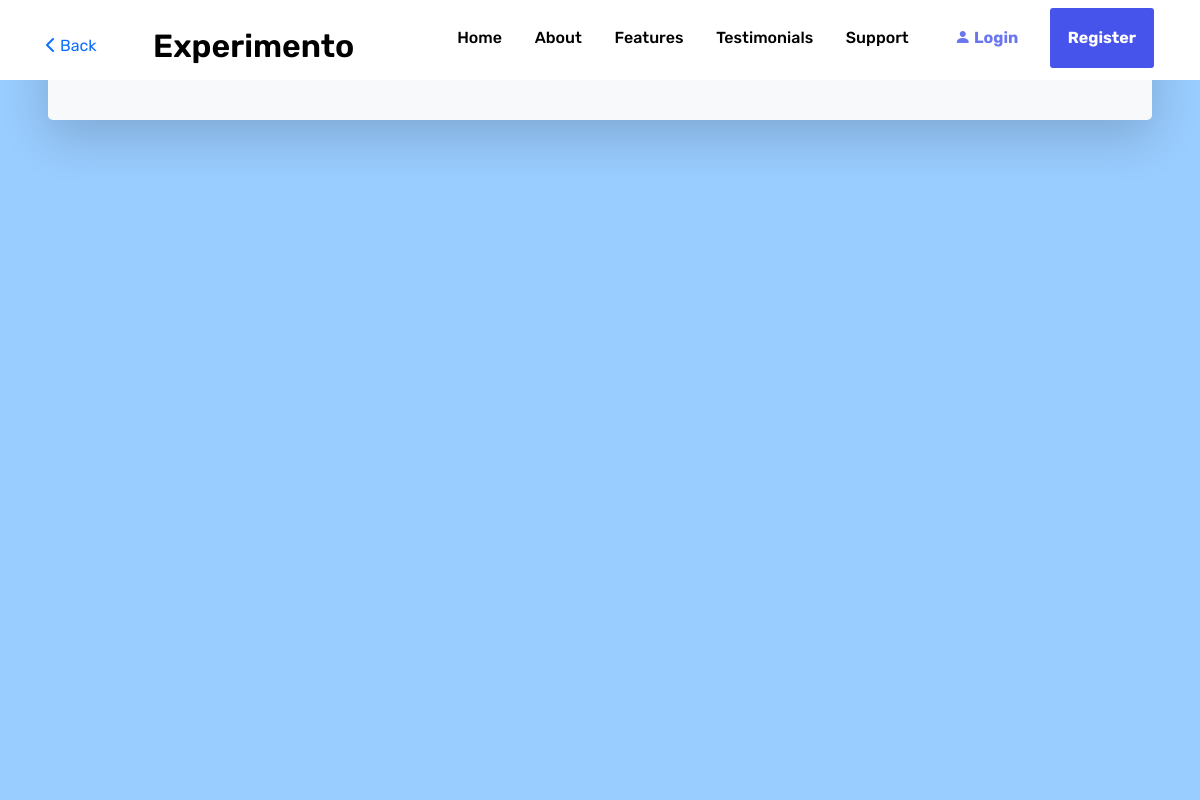
/doc.php?id=4, run on an earlier commit of the app's database.
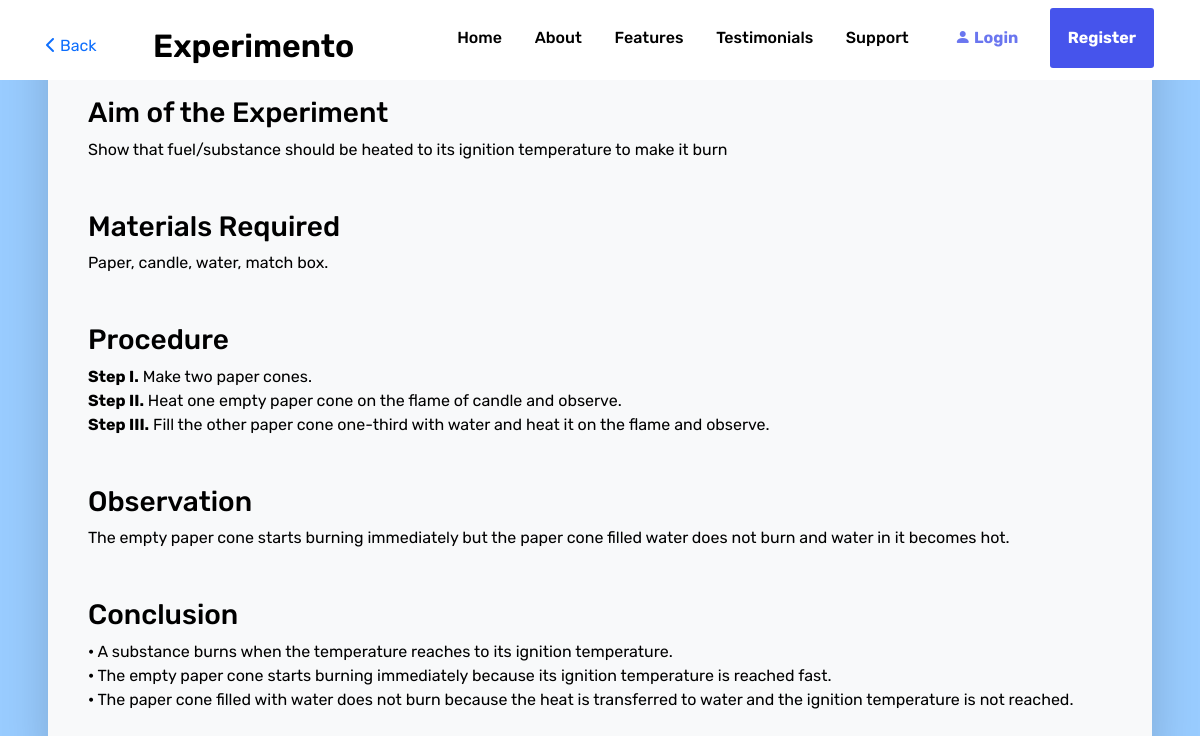
And on a later commit of the database.
### tables this page shows
CREATE TABLE IF NOT EXISTS `experiments` (
  `id` int(11) NOT NULL AUTO_INCREMENT,
  `aim` varchar(255) NOT NULL,
  `video` varchar(20) NOT NULL,
  `doc` text,
  `perform` varchar(20) NOT NULL,
  PRIMARY KEY (`id`)
);

### doc.php (the view)
<?php
  include('includes/functions.php');
  page_header();
  nav_bar(true);
  $sql = "SELECT id, doc FROM `experiments` WHERE id=".$_GET['id'];
  $result = $conn->query($sql);
  if ($result->num_rows > 0) {
    $row = $result->fetch_assoc();
  }
?>
<div class="body"></div>
<div class="pt-5 d-flex mx-md-5 mx-0 mb-0 mb-md-5 flex-column h-100 bg-light rounded-3 shadow-lg p-4">
    <section class="pt-5 px-3">
        <?=$row["doc"]?>
    </section>
</div>

### includes/functions.php (shortened to what this page needs)
<?php
function page_header() {
?>
<!DOCTYPE html>
<html>
    <head>
        <link href="https://cdn.jsdelivr.net/npm/bootstrap@5.1.3/dist/css/bootstrap.min.css" rel="stylesheet">
        <link rel='stylesheet' href='https://unpkg.com/boxicons@2.0.9/css/boxicons.min.css'>
        <link rel="stylesheet" href="https://cdn.jsdelivr.net/npm/bootstrap-icons@1.6.1/font/bootstrap-icons.css">
        <link rel="stylesheet" href="https://cdnjs.cloudflare.com/ajax/libs/font-awesome/4.7.0/css/font-awesome.min.css">
        <link rel="stylesheet" href="assets/css/style.css">
    </head>
    <body>
<?php
}
?>
<?php
function nav_bar($showBackButton=false) {
    $headerClass = "";
    $homeFile = "";
    if(strpos($_SERVER["SCRIPT_FILENAME"], 'index.php') === false) {
        $headerClass='header--active';
        $homeFile = "index.php";
    }
?>
    <header id="header" class="header <?=$headerClass?>">
        <div class="header__container container container--px">
            <nav id="nav" class="navbar flex">
                <?php if($showBackButton) { ?>
                <a href="list.php"><i class="fas fa-chevron-left me-1"></i>Back</a>
                <?php } ?>
                <a href="#" class="navbar__brand" title="Back to the homepage">Experimento</a>
                <ul id="menuList" class="navbar__menu menu" role="menu">
                    <li class="menu__item" role="none">
                        <a href="<?=$homeFile?>#hero" class="menu__link" role="menuitem">Home</a>
                    </li>
                    <li class="menu__item" role="none">
                        <a href="<?=$homeFile?>#about" class="menu__link" role="menuitem">About</a>
                    </li>
                    <li class="menu__item" role="none">
                        <a href="<?=$homeFile?>#features" class="menu__link" role="menuitem">Features</a>
                    </li>
                    <li class="menu__item" role="none">
                        <a href="<?=$homeFile?>#testimonial" class="menu__link" role="menuitem">Testimonials</a>
                    </li>
                    <li class="menu__item" role="none">
                        <a href="<?=$homeFile?>#support" class="menu__link" role="menuitem">Support</a>
                    </li>
                    <?php
                        if(!isset($_SESSION['id'])){
                            echo '
                            <li class="menu__item" role="none">
                                <a href="#" class="menu__link cta cta--primary px-3 py-3 cta--primary-outline" role="menuitem" data-bs-toggle="modal" data-bs-target="#modal-signin"><i class="bi bi-person-fill"></i> Login</a>
                            </li>
                            <li class="menu__item" role="none">
                                <a href="#" class="menu__link cta cta--primary px-3 py-3" role="menuitem" data-bs-toggle="modal" data-bs-target="#modal-signup">Register</a>
                            </li>
                            ';
                        }
                    ?>
                </ul>
            </nav>
        </div>
    </header>
<?php
}
?>

### assets/css/style.css (style rules this page uses)
html { font-size: 100%; }
:root { --clr-primary: hsl(235, 81%, 60%); --clr-white: hsl(0, 0%, 100%); --clr-black: hsl(0, 0%, 0%); --clr-red: hsl(355, 100%, 60%); --clr-gray: hsl(0deg 0% 35%); --clr-saffron: hsl(43, 93%, 64%); --clr-turquoise: hsl(161, 86%, 56%); --clr-lightBlue: hsl(234, 73%, 90%); --clr-lightRead: hsl(350, 75%, 89%); --clr-lightSaffron: hsl(52, 56%, 92%); --clr-lightTurquoise: hsl(167, 67%, 88%); --clr-lightGray: hsl(0deg 0% 44%); --clr-body: hsl(230, 43%, 97%); --clr-hero: hsl(222, 68%, 95%); --clr-overlay: hsla(0, 0%, 0%, 0.5); --clr-scrollbarThumb: hsl(234, 100%, 80%); --clr-social-icon: hsl(210, 25%, 98%); --clr-dribbble: hsl(330, 80%, 67%); --clr-facebook: hsl(220, 46%, 48%); --clr-twitter: hsl(203, 89%, 53%); --clr-youtube: hsl(0, 100%, 50%); --ff: 'Rubik', sans-serif; --fs-biggest: 4.375rem; --fs-bigger : 3rem; --fs-big : 1.5rem; --fs-bold : 1.25rem; --fs-medium : 1.125rem; --fs-normal : 1rem; --fw-black : 900; --fw-bold : 700; --fw-semiBold: 600; --fw-medium : 500; --fw-regular : 400; --header-height-m: 4rem; --header-height-d: 5rem; --scrollbar-width: 0.4375rem; --z-fixed: 100; }
*, *::before, *::after { box-sizing: border-box; padding: 0; margin: 0; scrollbar-width: var(--scrollbar-width); scrollbar-color: var(--clr-scrollbarThumb) var(--clr-white); }
body { font-family: var(--ff); font-size: var(--fs-normal); background-color: var(--clr-body); color: var(--clr-black); }
ul { list-style: none; }
a, a:hover, a:focus, a:active { text-decoration: none; }
.container { max-width: 71.25rem; margin: auto; }
.container--px { padding-left: 1rem; padding-right: 1rem; }
.flex { display: flex; }
a.cta, .cta { font-size: 1rem; font-weight: var(--fw-bold); border: 0.15rem solid transparent; transition: all 300ms ease-in-out; }
a.cta--primary, .cta--primary { display: inline-block; background-color: var(--clr-primary); color: var(--clr-white); border-radius: 0.1875rem; }
a.cta--primary-outline, .cta--primary-outine { opacity: 0.8; background-color: transparent; color: var(--clr-primary); }
.header { position: fixed; z-index: var(--z-fixed); width: 100%; height: var(--header-height-m); transition: all 300ms ease-in-out; background-color: var(--clr-white); }
@media screen and (min-width: 40em) { .header { height: var(--header-height-d); background-color: transparent; } }
.header--active { transition-duration: 0ms; background-color: var(--clr-white); }
.header__container { height: 100%; background-color: inherit; }
.navbar { position: relative; height: 100%; justify-content: space-between; align-items: center; background-color: inherit; }
.navbar__brand { font-size: clamp(var(--fs-big), 4vw + 0.5rem, 2rem); font-weight: var(--fw-semiBold); color: var(--clr-black); }
.menu__item:not(:last-child) { margin-bottom: 1.5rem; }
@media screen and (min-width: 40em) { .menu__item { display: inline-block; } }
@media screen and (min-width: 40em) { .menu__item:not(:last-child) { margin: 0 0.6rem; } }
.menu__link { position: relative; font-weight: var(--fw-medium); color: var(--clr-black); padding: 0 0.3rem; transition: opacity 300ms ease-in-out; }
.menu__link:not(.cta)::before { content: ''; position: absolute; left: 0; bottom: -0.4rem; width: 0; height: 0.25rem; border-radius: 1rem; background-color: var(--clr-red); transition: width 300ms ease-in-out; }
.body { background-repeat: none; background-size: cover; background-color: #99CCFF; height: 100vh; width: 100%; z-index: -1; position: fixed; top: 0; left: 0; margin: 0; padding: 0; background-position: center; }

What changed in the data, as far as the page shows it:
now on this page (row edited): experiments: doc "Aim of the Experiment Show that fuel/substance should be heated to its ignition temperature to make it burn Materials Required Paper, candle, water, match box. Procedure Step I. Make two paper cones. Step II. Heat one empty paper cone on the flame of candle and observe. Step III. Fill the other paper cone one-third with water and heat it on the flame and observe. Observation The empty paper cone starts burning immediately but the paper cone filled water does not burn and water in it becomes hot. Conclusion • A substance burns when the temperature reaches to its ignition temperature. • The empty paper cone starts burning immediately because its ignition temperature is reached fast. • The…"
